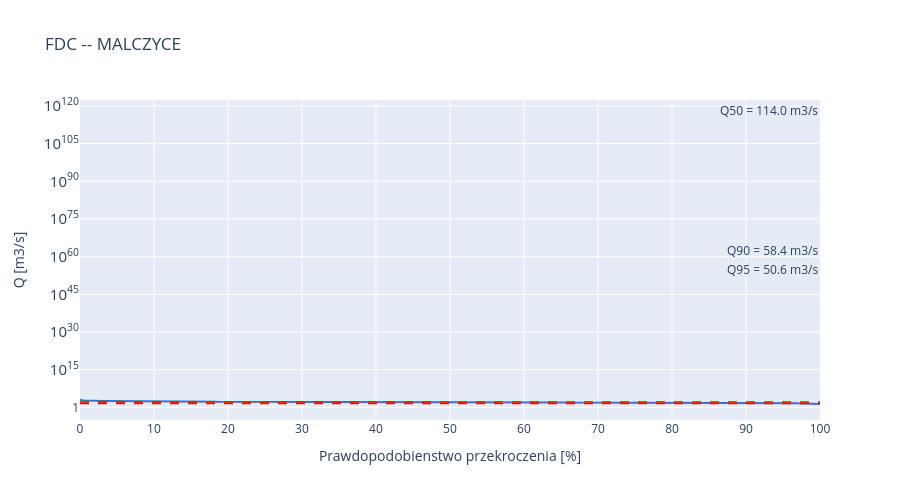

The notebook cell saved with this chart:
### Markdown cell above
**Prompt do LLM:**
> *"Policz FDC i charakterystyki Q50/Q90/Q95. Narysuj na osi log; zaznacz Q50/Q90/Q95 liniami."*

**Uzyte funkcje:** `flow_duration_curve()`, `characteristic_flows()`.

### Code cell
fdc = flow_duration_curve(df, PRIMARY_STATION)
chars = characteristic_flows(df, PRIMARY_STATION)

fig = go.Figure()
fig.add_trace(go.Scatter(x=fdc['exceedance_pct'], y=fdc['discharge_m3s'],
    mode='lines', name='FDC', line=dict(color='royalblue', width=2)))
for q_name, color in [('Q50', 'green'), ('Q90', 'orange'), ('Q95', 'red')]:
    fig.add_hline(y=chars[q_name], line_dash='dash', line_color=color,
        annotation_text=f'{q_name} = {chars[q_name]:.1f} m3/s')
fig.update_layout(
    title=f'FDC -- {name}', xaxis_title='Prawdopodobienstwo przekroczenia [%]',
    yaxis_title='Q [m3/s]', yaxis_type='log', height=500, hovermode='x unified')
fig.show()

### Figure 1 — Plotly figure (JSON) as saved in the notebook; plotly's stock layout.template omitted (floating-point values rounded to 4 significant figures; data arrays with more than 128 entries replaced by an {"elided": "..."} marker saying what was removed)
{"data": [{"line": {"color": "royalblue", "width": 2}, "mode": "lines", "name": "FDC", "type": "scatter", "x": {"elided": "14975 float values"}, "y": {"elided": "14975 float values"}}], "layout": {"annotations": [{"showarrow": false, "text": "Q50 = 114.0 m3/s", "x": 1, "xanchor": "right", "xref": "x domain", "y": 114.0, "yanchor": "bottom", "yref": "y"}, {"showarrow": false, "text": "Q90 = 58.4 m3/s", "x": 1, "xanchor": "right", "xref": "x domain", "y": 58.44, "yanchor": "bottom", "yref": "y"}, {"showarrow": false, "text": "Q95 = 50.6 m3/s", "x": 1, "xanchor": "right", "xref": "x domain", "y": 50.6, "yanchor": "bottom", "yref": "y"}], "height": 500, "hovermode": "x unified", "shapes": [{"line": {"color": "green", "dash": "dash"}, "type": "line", "x0": 0, "x1": 1, "xref": "x domain", "y0": 114.0, "y1": 114.0, "yref": "y"}, {"line": {"color": "orange", "dash": "dash"}, "type": "line", "x0": 0, "x1": 1, "xref": "x domain", "y0": 58.44, "y1": 58.44, "yref": "y"}, {"line": {"color": "red", "dash": "dash"}, "type": "line", "x0": 0, "x1": 1, "xref": "x domain", "y0": 50.6, "y1": 50.6, "yref": "y"}], "title": {"text": "FDC -- MALCZYCE"}, "xaxis": {"title": {"text": "Prawdopodobienstwo przekroczenia [%]"}}, "yaxis": {"title": {"text": "Q [m3/s]"}, "type": "log"}}}
